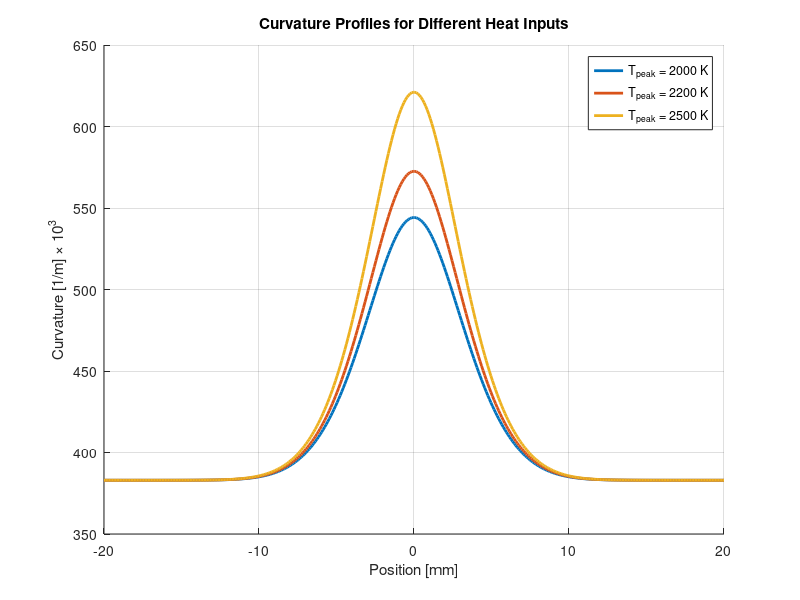

Here is the MATLAB script that generated this plot:
clc; clear; close all;

%% Domain
x = linspace(-0.02, 0.02, 400);  % 40 mm

%% Parameters
T_amb = 300;
r0 = 0.005;
T_peaks = [2000, 2200, 2500];  % Different peak temperatures

figure;
hold on;

for T_peak = T_peaks
    % Gaussian temp
    T = T_amb + (T_peak - T_amb) * exp(-(x.^2) / r0^2);
    sigma = (1925 - 0.455 * (T - 1808)) * 1e-3;
    kappa = 1 ./ sigma;  % Inverse relation to surface tension
    
    plot(x*1000, kappa * 1000, 'LineWidth', 2, 'DisplayName', ['T_{peak} = ', num2str(T_peak), ' K']);
end

xlabel('Position [mm]');
ylabel('Curvature [1/m] × 10^3');
title('Curvature Profiles for Different Heat Inputs');
legend;
grid on;
